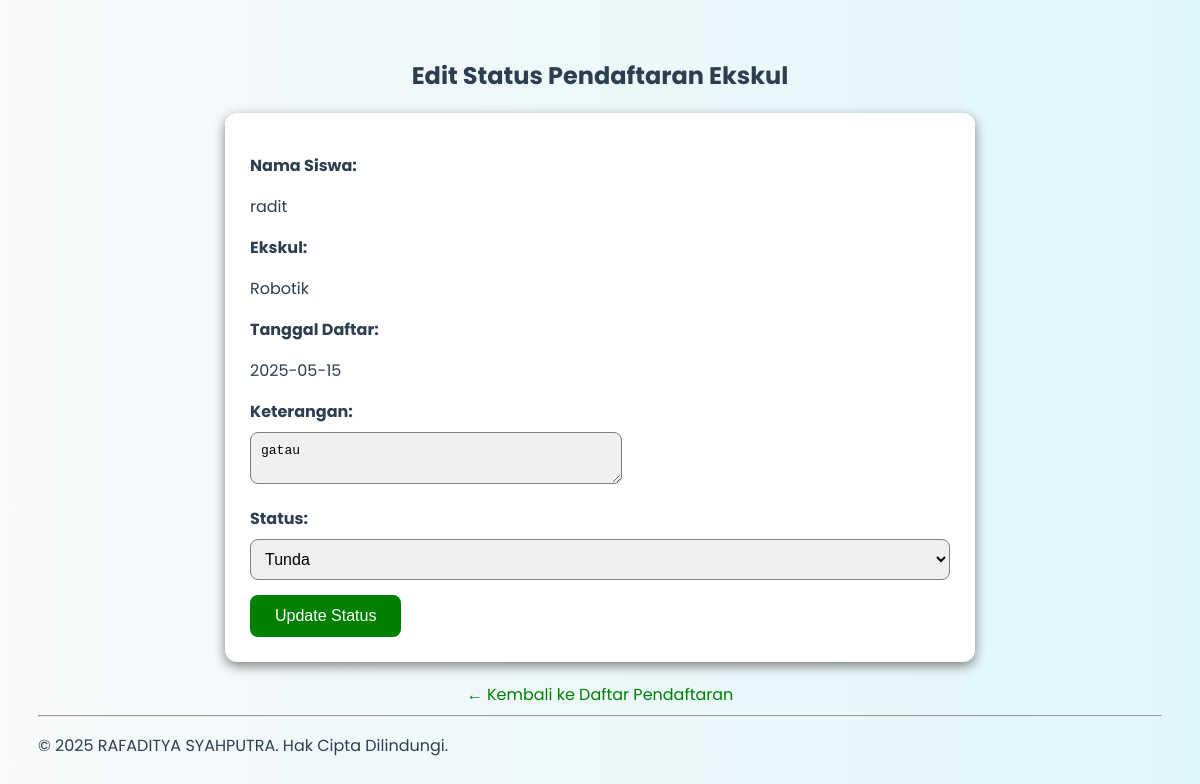
The app's page /edit_daftar.php?id=22 (signed in) with its own data.
### tables this page shows
CREATE TABLE `pendaftaran_eskul` (
  `id_pendaftaran` int(11) NOT NULL,
  `id_siswa` int(11) NOT NULL,
  `id_eskul` int(11) NOT NULL,
  `tanggal_daftar` date NOT NULL,
  `status` enum('tunda','diterima','ditolak') NOT NULL DEFAULT 'tunda',
  `keterangan` text DEFAULT NULL
);

CREATE TABLE `siswa` (
  `id_siswa` int(11) NOT NULL,
  `nis` varchar(20) NOT NULL,
  `nama_siswa` varchar(200) NOT NULL,
  `kelas` varchar(10) NOT NULL,
  `jenis_kelamin` enum('L','P') DEFAULT NULL,
  `tanggal_lahir` date DEFAULT NULL,
  `alamat` text DEFAULT NULL,
  `no_telp` varchar(15) DEFAULT NULL,
  `email` varchar(100) DEFAULT NULL,
  `foto_profil` varchar(255) DEFAULT NULL
);

CREATE TABLE `eskul` (
  `id_eskul` int(11) NOT NULL,
  `nama_eskul` varchar(100) NOT NULL,
  `deskripsi` text NOT NULL,
  `pembina` varchar(100) NOT NULL,
  `hari_kegiatan` varchar(10) NOT NULL,
  `jam_mulai` time NOT NULL,
  `jam_selesai` time NOT NULL,
  `lokasi` varchar(100) NOT NULL,
  `kuota` int(11) DEFAULT NULL,
  `foto_eskul` varchar(255) DEFAULT NULL
);

### edit_daftar.php (the view, shortened to what this page needs)
<?php
include 'koneksi.php';
if (isset($_GET['id']) && is_numeric($_GET['id'])) {
    $idPendaftaran = (int)$_GET['id'];
    $sql = "SELECT p.*, s.nama_siswa, e.nama_eskul
            FROM pendaftaran_eskul p
            JOIN siswa s ON p.id_siswa = s.id_siswa
            JOIN eskul e ON p.id_eskul = e.id_eskul
            WHERE p.id_pendaftaran = $idPendaftaran";
    $result = $conn->query($sql);
    $pendaftaran = $result->fetch_assoc();
} else {
    die("ID tidak valid.");
}
?>
<!DOCTYPE html>
<html>
<head>
</head>
<body>
    <h2>Edit Status Pendaftaran Ekskul</h2>
    <form method="POST">
        <label>Nama Siswa:</label>
        <p><?= htmlspecialchars($pendaftaran['nama_siswa']); ?></p>
        <label>Ekskul:</label>
        <p><?= htmlspecialchars($pendaftaran['nama_eskul']); ?></p>
        <label>Tanggal Daftar:</label>
        <p><?= htmlspecialchars($pendaftaran['tanggal_daftar']); ?></p>
        <label>Keterangan:</label>
        <textarea readonly style="width: 50%; max-width: 400px;"><?= htmlspecialchars($pendaftaran['keterangan']); ?></textarea>
        <label>Status:</label>
        <select name="status" required>
            <option value="tunda" <?= $pendaftaran['status'] === 'tunda' ? 'selected' : ''; ?>>Tunda</option>
        </select>
        <input type="submit" value="Update Status">
    </form>
    <div style="text-align: center;">
    <a href="admin_daftar.php">← Kembali ke Daftar Pendaftaran</a>
    </div>
    <footer>
        <hr>
        <p>&copy;  <?php echo date('Y');?>  RAFADITYA SYAHPUTRA. Hak Cipta Dilindungi.</p>
    </footer>
</body>
</html>

### edit_daftar.php (style rules this page uses)
body { font-family: 'Poppins', sans-serif; padding: 40px; background: linear-gradient(to right, #f8f9fa, #e0f7fa); padding: 30px; color: #2c3e50; }
h2 { color: #2c3e50; text-align:center; }
form { background: white; padding: 25px; border-radius: 12px; max-width: 700px; margin: auto; box-shadow: 0 4px 12px grey; }
label { font-weight: bold; display: block; margin-top: 15px; }
select, textarea { width: 100%; margin-top: 8px; padding: 10px; border-radius: 8px; border: 1px solid grey; font-size: 1em; }
textarea[readonly] { background: #f0f0f0; }
input[type="submit"] { margin-top: 15px; background-color: green; color: white; border: none; padding: 12px 25px; font-size: 16px; border-radius: 8px; cursor: pointer; transition: background-color 0.3s ease; }
a { display: inline-block; margin-top: 20px; text-decoration: none; color: green; }

### records on screen
pendaftaran_eskul: id_siswa.nama_siswa "radit", id_eskul.nama_eskul "Robotik", tanggal_daftar "2025-05-15", keterangan "gatau", status "Tunda"
